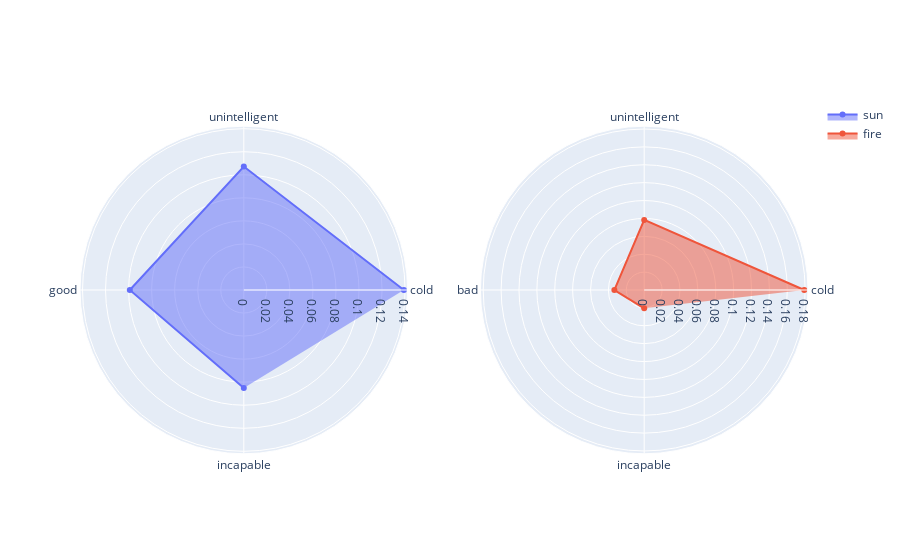

Notebook code for this chart:
### Code cell
plot_word_polarity_polar_fig([word, word1],[polarity_base_change, polarity_base_change1])

### Figure 1 — Plotly figure (JSON) as saved in the notebook; plotly's stock layout.template omitted (floating-point values rounded to 4 significant figures)
{"data": [{"fill": "toself", "name": "sun", "r": [0.1389, 0.1072, 0.09895, 0.08515], "subplot": "polar", "theta": ["cold", "unintelligent", "good", "incapable"], "type": "scatterpolar"}, {"fill": "toself", "name": "fire", "r": [0.1789, 0.07837, 0.03338, 0.02047], "subplot": "polar2", "theta": ["cold", "unintelligent", "bad", "incapable"], "type": "scatterpolar"}], "layout": {"polar": {"domain": {"x": [0, 0.45], "y": [0, 1]}}, "polar2": {"domain": {"x": [0.55, 1], "y": [0, 1]}}}}
